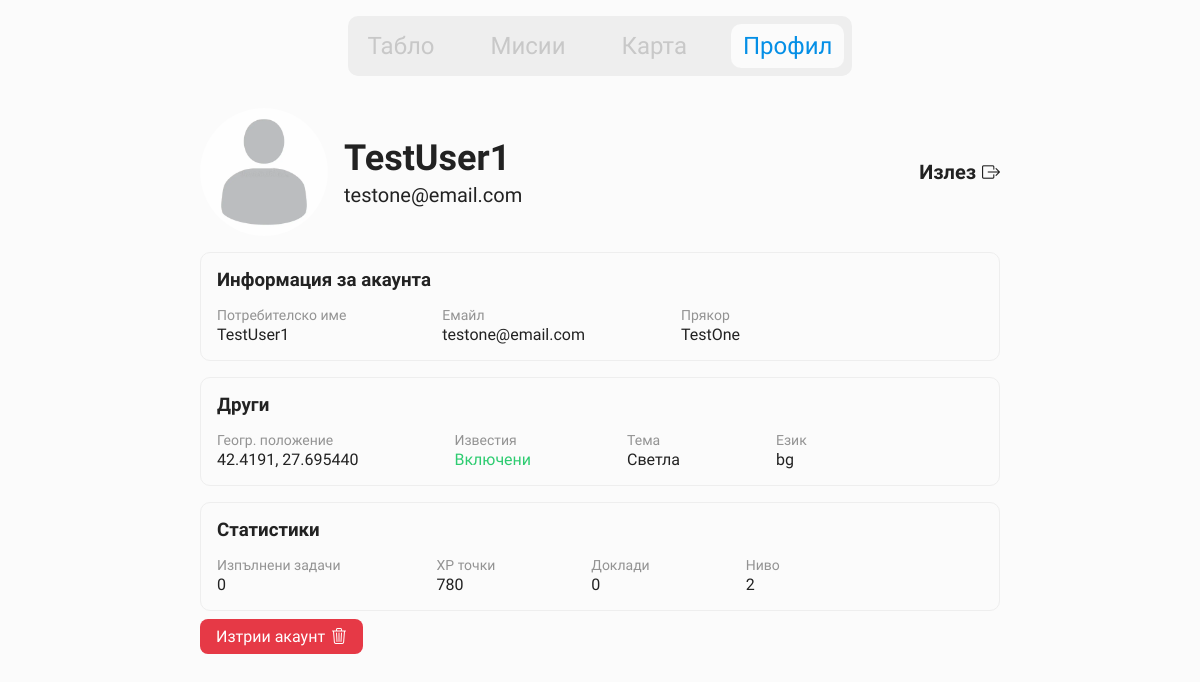
Page /account/ (signed in) on the committed database.
### beaches/models.py (models this page shows, shortened)
class User(AbstractUser):
    is_first_login = models.BooleanField(default=True)

class UserProfile(models.Model):
    LANGUAGE_CHOICES = (
        ('bg', 'Български'),
        ('en', 'Английски')
    )
    id = models.UUIDField(primary_key=True, default=uuid.uuid4, editable=False)
    user = models.ForeignKey(settings.AUTH_USER_MODEL, on_delete=models.CASCADE)
    nickname = models.CharField(max_length=150, null=True)
    profile_picture = models.ImageField(
        upload_to='profile_images/',
        blank=True,
        null=True,
        default=None
    )
    lat = models.CharField(null=True, blank=True, default=48.8566)
    lng = models.CharField(null=True, blank=True, default=2.3522)
    xp = models.IntegerField(default=0)
    tasks_completed = models.PositiveIntegerField(default=0)
    tasks = models.ManyToManyField(Task, blank=True, related_name="assigned_users")
    theme = models.CharField(null=True, blank=True, default="light")
    send_notifs = models.BooleanField(null=True, blank=True, default=True)
    language = models.CharField(choices=LANGUAGE_CHOICES, default="bg")
    @property
    def level(self):
        return max(1, int(0.1 * math.sqrt(self.xp)))

### beaches/views.py (the view)
# urls.py: path('account/', views.account_view, name='account'),
@login_required
def account_view(request):
    user = request.user
    profile = models.UserProfile.objects.get(user=user)
    if profile.profile_picture:
        pfp_url = profile.profile_picture.url
    else:
        pfp_url = static("default.webp")
    context = {
        "user": user,
        "profile": profile,
        "email": user.email,
        "username": user.username,
        "nickname": profile.nickname,
        "lat": profile.lat,
        "lng": profile.lng,
        "pfp": pfp_url,
        "level": profile.level,
        "xp": profile.xp,
        "compl": profile.tasks_completed,
        "logs": models.BeachLog.objects.filter(user = user).count,
        "notifs": "Включени" if profile.send_notifs else "Изключени"
    }
    return render(request, 'auth/account.html', context)

### beaches/templates/auth/account.html (shortened to what this page needs)
{% load static %}
<!DOCTYPE html>
<html lang="bg">
<head>
  <link rel="stylesheet" href="{% static 'alert.css' %}?v={{ timestamp }}">
  <link rel="stylesheet" href="{% static 'nav.css' %}?v={{ timestamp }}">
  <link rel="stylesheet" href="{% static 'account.css' %}?v={{ timestamp }}">
  <link rel="stylesheet" href="https://cdn.jsdelivr.net/npm/bootstrap-icons@1.13.1/font/bootstrap-icons.min.css">
</head>
<body>
  {% include 'app/components/navbar.html' %}
  <div class="account-wrapper">
    <div class="account-quick-info">
      <div class="avatar-wrapper">
        <img src="{{ pfp }}" class="pfp">
        <div>
          <p class="username-main">{{ username }}</p>
          <p class="username-email">{{ email }}</p>
        </div>
      </div>
      <a href="{% url 'logout' %}" class="logout-btn">Излез <i class="bi bi-box-arrow-right"></i></a>
    </div>
    <div class="account-box">
      <h3>Информация за акаунта</h3>
      <div class="box-wrapper">
        <div>
          <p class="key">Потребителско име</p>
          <p class="value">{{ username }}</p>
        </div>
        <div>
          <p class="key">Емайл</p>
          <p class="value">{{ email }}</p>
        </div>
        <div>
          <p class="key">Прякор</p>
          <p class="value">{{ nickname }}</p>
        </div>
      </div>
    </div>
    <div class="account-box">
      <h3>Други</h3>
      <div class="box-wrapper">
        <div>
          <p class="key">Геогр. положение</p>
          <p class="value">{{ lat }}, {{ lng }}</p>
        </div>
        <div>
          <p class="key">Известия</p>
          <p class="value {% if notifs == 'Включени' %}text-green{% else %}text-red{% endif %}">
            {{ notifs }}
          </p>
        </div>
        <div>
          <p class="key">Тема</p>
          <p class="value" id="theme"></p>
        </div>
        <div>
          <p class="key">Език</p>
          <p class="value">{{ profile.language }}</p>
        </div>
      </div>
    </div>
    <div class="account-box">
      <h3>Статистики</h3>
      <div class="box-wrapper">
        <div>
          <p class="key">Изпълнени задачи</p>
          <p class="value">{{ compl }}</p>
        </div>
        <div>
          <p class="key">XP точки</p>
          <p class="value">{{ xp }}</p>
        </div>
        <div>
          <p class="key">Доклади</p>
          <p class="value">{{ logs }}</p>
        </div>
        <div>
          <p class="key">Ниво</p>
          <p class="value">{{ level }}</p>
        </div>
      </div>
    </div>
    <button class="btn-red" onclick="openConfirmDeleteModal()">Изтрии акаунт <i class="bi bi-trash3"></i></button>
  </div>
</body>
</html>

### static/nav.css (style rules this page uses)
body { font-family: "Onest", sans-serif; padding-bottom: 60px; }

### static/account.css (style rules this page uses)
* { margin: 0; padding: 0; box-sizing: border-box; }
body { display: flex; flex-direction: column; gap: 16px; padding: 0px 200px; font-family: "Onest", sans-serif; margin: 0; background-color: #FBFBFB; }
.account-wrapper { display: flex; flex-direction: column; gap: 16px; color: #222222; }
.account-quick-info { display: flex; align-items: center; justify-content: space-between; }
.avatar-wrapper { display: flex; flex-direction: row; gap: 16px; align-items: center; }
.username-main { font-weight: 600; font-size: 36px; }
.avatar-wrapper div { display: flex; flex-direction: column; gap: 4px; }
.username-email { font-size: 20px; font-weight: 300; }
.logout-btn { font-weight: 600; color: #222222; display: flex; gap: 6px; font-size: 20px; align-items: center; text-decoration: none; transition: 0.25s ease-in-out all; margin-left: 8px; }
.logout-btn i { font-size: 18px; }
.pfp { width: 128px; height: 128px; border-radius: 50%; object-fit: cover; }
.account-box { width: 100%; border: 1px solid #EEEEEE; padding: 16px; display: flex; flex-direction: column; gap: 16px; border-radius: 10px; }
.box-wrapper { display: flex; flex-direction: row; gap: 96px; }
.box-wrapper div { display: flex; flex-direction: column; gap: 2px; }
.key { color: #939393; font-size: 14px; font-weight: 300; user-select: none; }
.value { color: #222222; font-size: 16px; }
.text-green { color: #2ECC71 !important; }
.btn-red { background: #e63946; color: #fff; border: none; padding: 8px 16px; border-radius: 8px; cursor: pointer; margin-top: 16px; transition: 0.25s ease-in-out all; font-size: 16px; display: flex; gap: 6px; text-decoration: none; width: fit-content; margin-top: -8px; }

### beaches/templates/auth/account.html (style rules this page uses)
* { box-sizing: border-box; font-family: "Onest", sans-serif; padding: 0; margin: 0; }

### rows in the picture
User: username "TestUser1", email "testone@email.com"
UserProfile: nickname "TestOne", lat "42.4191", lng "27.695440", language "bg"

### other values in the picture
{{ notifs }} "Включени"
{{ compl }} "0"
{{ xp }} "780"
{{ logs }} "0"
{{ level }} "2"
